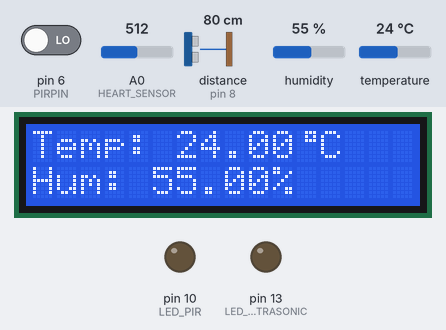
Bench run of a sketch on a simulated Arduino Uno, built with avr-gcc and run on an emulated ATmega328P. Parts: 16×2 character LCD, output pins drawn as LEDs (lit = HIGH). Wiring (inferred from the names in the program): ultrasonic range finder: trigger pin 7; echo pin 8. The inputs (shaded band) are chosen by the test bench; at power-on: distance to the obstacle (sensor on pin 8) 80 cm, pin 6 (PIRPIN) LOW, humidity 55 %, A0 (HEART_SENSOR) = 512, temperature 24 °C. The echo pulse lasts 58.3 µs per cm; pins used as bus, display or sensor lines are not drawn; what the sketch prints to the serial monitor is not drawn.

Above: at 1.2 s.
1.3 s: distance to the obstacle (sensor on pin 8) set to 57 cm
At 3.3 s:
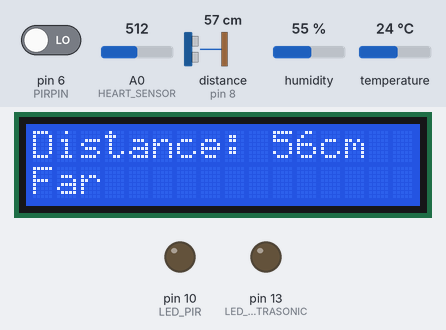
7.7 s: distance to the obstacle (sensor on pin 8) set to 46 cm
At 12.0 s:
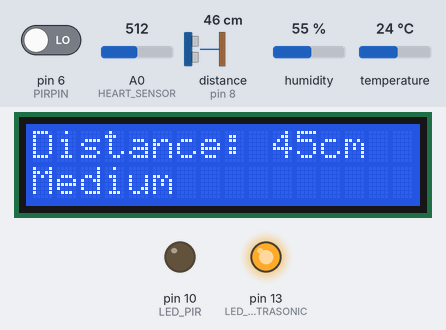
14.1 s: distance to the obstacle (sensor on pin 8) set to 12 cm
At 20.4 s:
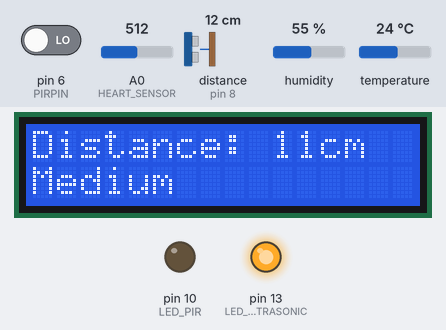
20.5 s: distance to the obstacle (sensor on pin 8) set to 9 cm
26.9 s: pin 6 (PIRPIN) driven HIGH
At 29.9 s:
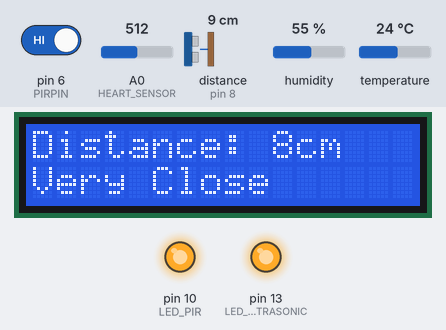
32.8 s: humidity set to 22 %
At 36.9 s:
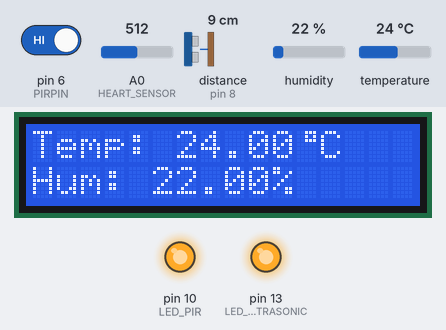
Timing chart, 0 to 38.3 s (numbered marks = the images above; inputs shaded):
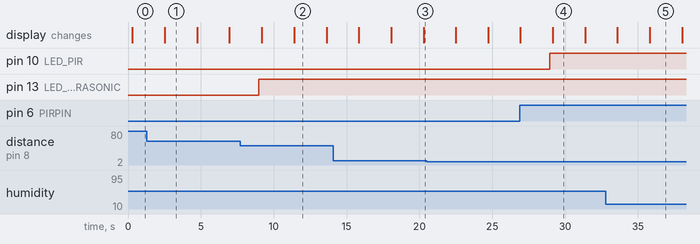

The sketch:

wc.ino
```cpp
#include <Wire.h>
#include <LiquidCrystal_I2C.h>
#include "DHT.h"

// --- Pin Definitions ---
#define DHTPIN 5
#define DHTTYPE DHT11
#define TRIG 7
#define ECHO 8
#define PIRPIN 6
#define LED_ULTRASONIC 13
#define LED_PIR 10
#define HEART_SENSOR A0

// --- Objects ---
DHT dht(DHTPIN, DHTTYPE);
LiquidCrystal_I2C lcd(0x27, 16, 2);

// --- Degree Symbol for LCD ---
byte degree_symbol[8] = {
  0b00111,
  0b00101,
  0b00111,
  0b00000,
  0b00000,
  0b00000,
  0b00000,
  0b00000
};

int screen = 0; // Display screen tracker

void setup() {
  Serial.begin(9600);
  dht.begin();

  pinMode(TRIG, OUTPUT);
  pinMode(ECHO, INPUT);
  pinMode(PIRPIN, INPUT);
  pinMode(LED_ULTRASONIC, OUTPUT);
  pinMode(LED_PIR, OUTPUT);

  lcd.init();
  lcd.backlight();
  lcd.createChar(1, degree_symbol);

  Serial.println("System Initialized...");
}

void loop() {
  // --- Sensor Readings ---
  float temp = dht.readTemperature();
  float hum = dht.readHumidity();

  // Ultrasonic
  digitalWrite(TRIG, LOW);
  delayMicroseconds(2);
  digitalWrite(TRIG, HIGH);
  delayMicroseconds(10);
  digitalWrite(TRIG, LOW);
  long duration = pulseIn(ECHO, HIGH);
  int distance = duration * 0.034 / 2;

  // PIR
  int motion = digitalRead(PIRPIN);
  digitalWrite(LED_PIR, motion);

  // Heart Rate Sensor
  int pulseValue = analogRead(HEART_SENSOR);
  int bpm = map(pulseValue, 500, 1023, 60, 100); // rough estimate

  // LED for ultrasonic
  if (distance >= 1 && distance <= 50) {
    digitalWrite(LED_ULTRASONIC, HIGH);
  } else {
    digitalWrite(LED_ULTRASONIC, LOW);
  }

  // --- Serial Output ---
  Serial.println("===========================");
  Serial.print("Temperature: ");
  Serial.print(temp);
  Serial.println(" °C");

  Serial.print("Humidity: ");
  Serial.print(hum);
  Serial.println(" %");

  Serial.print("Distance: ");
  Serial.print(distance);
  Serial.println(" cm");

  Serial.print("Ultrasonic LED: ");
  Serial.println((distance >= 1 && distance <= 50) ? "ON" : "OFF");

  Serial.print("Motion Detected (PIR): ");
  Serial.println(motion ? "YES" : "NO");

  Serial.print("PIR LED: ");
  Serial.println(motion ? "ON" : "OFF");

  Serial.print("Pulse Sensor Raw Value: ");
  Serial.println(pulseValue);

  Serial.print("Estimated BPM: ");
  Serial.println(bpm);
  Serial.println("===========================\n");

  // --- LCD Display ---
  lcd.clear();
  if (screen == 0) {
    lcd.setCursor(0, 0);
    lcd.print("Temp: ");
    lcd.print(temp);
    lcd.write(1);
    lcd.print("C");

    lcd.setCursor(0, 1);
    lcd.print("Hum: ");
    lcd.print(hum);
    lcd.print("%");
  }

  else if (screen == 1) {
    lcd.setCursor(0, 0);
    lcd.print("Distance: ");
    lcd.print(distance);
    lcd.print("cm");

    lcd.setCursor(0, 1);
    if (distance < 10) lcd.print("Very Close");
    else if (distance < 50) lcd.print("Medium");
    else lcd.print("Far");
  }

  else if (screen == 2) {
    lcd.setCursor(0, 0);
    lcd.print("Motion: ");
    lcd.print(motion ? "Yes" : "None");

    lcd.setCursor(0, 1);
    lcd.print("PIR LED: ");
    lcd.print(motion ? "ON" : "OFF");
  }

  else if (screen == 3) {
    lcd.setCursor(0, 0);
    lcd.print("Pulse Sensor");

    lcd.setCursor(0, 1);
    lcd.print("BPM: ");
    lcd.print(bpm);
  }

  screen = (screen + 1) % 4;
  delay(2000);
}
```

Measured:
- the behaviour switches between 52 and 51 cm on distance to the obstacle (sensor on pin 8) (found by bisection; images 1 and 2)
- after the input at 7.7 s, pin 13 (LED_ULTRASONIC): LOW → HIGH after 1.3 s; the display: first differs from a run without the input after 3.7 s (image 2)
- after the input at 26.9 s, pin 10 (LED_PIR): LOW → HIGH after 2.1 s
- what the display in image 1 shows lasts 2.2 s, from 2.5 s to 4.7 s
